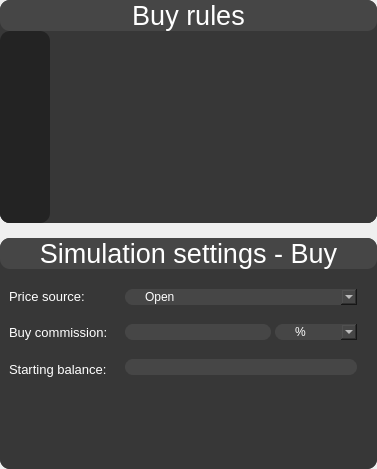
       <widget class="QWidget" name="p2_left_widget" native="true">
        <property name="sizePolicy">
         <sizepolicy hsizetype="Expanding" vsizetype="Expanding">
          <horstretch>0</horstretch>
          <verstretch>0</verstretch>
         </sizepolicy>
        </property>
        <property name="styleSheet">
         <string notr="true"/>
        </property>
        <layout class="QVBoxLayout" name="verticalLayout_6">
         <property name="spacing">
          <number>15</number>
         </property>
         <property name="leftMargin">
          <number>0</number>
         </property>
         <property name="topMargin">
          <number>0</number>
         </property>
         <property name="rightMargin">
          <number>0</number>
         </property>
         <property name="bottomMargin">
          <number>0</number>
         </property>
         <item>
          <widget class="QWidget" name="p2_leftTop_widget" native="true">
           <property name="sizePolicy">
            <sizepolicy hsizetype="Expanding" vsizetype="Expanding">
             <horstretch>0</horstretch>
             <verstretch>0</verstretch>
            </sizepolicy>
           </property>
           <property name="styleSheet">
            <string notr="true">background-color: rgb(55,55,55);
color: rgb(255, 255, 255);
border-radius: 10px;</string>
           </property>
           <layout class="QVBoxLayout" name="verticalLayout">
            <property name="spacing">
             <number>0</number>
            </property>
            <property name="leftMargin">
             <number>0</number>
            </property>
            <property name="topMargin">
             <number>0</number>
            </property>
            <property name="rightMargin">
             <number>0</number>
            </property>
            <property name="bottomMargin">
             <number>0</number>
            </property>
            <item>
             <widget class="QLabel" name="p2_buy_label">
              <property name="maximumSize">
               <size>
                <width>16777215</width>
                <height>70</height>
               </size>
              </property>
              <property name="font">
               <font>
                <family>MS Shell Dlg 2</family>
                <pointsize>20</pointsize>
                <weight>50</weight>
                <italic>false</italic>
                <bold>false</bold>
               </font>
              </property>
              <property name="styleSheet">
               <string notr="true">QLabel {
	background-color: rgb(70,70,70);
	font: 20pt &quot;MS Shell Dlg 2&quot;;
	color: rgb(255,255,255);
	border-radius:10px 10px 10px 0px;
}</string>
              </property>
              <property name="text">
               <string>Buy rules</string>
              </property>
              <property name="alignment">
               <set>Qt::AlignCenter</set>
              </property>
             </widget>
            </item>
            <item>
             <widget class="QWidget" name="widget" native="true">
              <property name="sizePolicy">
               <sizepolicy hsizetype="Expanding" vsizetype="Expanding">
                <horstretch>0</horstretch>
                <verstretch>0</verstretch>
               </sizepolicy>
              </property>
              <property name="styleSheet">
               <string notr="true">background-color: rgb(55,55,55);</string>
              </property>
              <layout class="QHBoxLayout" name="horizontalLayout_2">
               <property name="spacing">
                <number>0</number>
               </property>
               <property name="leftMargin">
                <number>0</number>
               </property>
               <property name="topMargin">
                <number>0</number>
               </property>
               <property name="rightMargin">
                <number>0</number>
               </property>
               <property name="bottomMargin">
                <number>0</number>
               </property>
               <item>
                <widget class="QWidget" name="widget_3" native="true">
                 <property name="sizePolicy">
                  <sizepolicy hsizetype="Preferred" vsizetype="Expanding">
                   <horstretch>0</horstretch>
                   <verstretch>0</verstretch>
                  </sizepolicy>
                 </property>
                 <property name="minimumSize">
                  <size>
                   <width>40</width>
                   <height>0</height>
                  </size>
                 </property>
                 <property name="styleSheet">
                  <string notr="true">background-color: rgb(35,35,35);</string>
                 </property>
                 <layout class="QVBoxLayout" name="verticalLayout_4">
                  <item>
                   <widget class="QPushButton" name="p2_add_buy_rule">
                    <property name="maximumSize">
                     <size>
                      <width>32</width>
                      <height>32</height>
                     </size>
                    </property>
                    <property name="styleSheet">
                     <string notr="true">background-color: rgb(35,35,35);
border: 0px sold;</string>
                    </property>
                    <property name="text">
                     <string/>
                    </property>
                   </widget>
                  </item>
                  <item>
                   <widget class="QPushButton" name="p2_copy_buy_rule">
                    <property name="maximumSize">
                     <size>
                      <width>32</width>
                      <height>32</height>
                     </size>
                    </property>
                    <property name="text">
                     <string/>
                    </property>
                   </widget>
                  </item>
                  <item>
                   <widget class="QPushButton" name="p2_edit_buy_rule">
                    <property name="maximumSize">
                     <size>
                      <width>32</width>
                      <height>32</height>
                     </size>
                    </property>
                    <property name="styleSheet">
                     <string notr="true">background-color: rgb(35,35,35);
border: 0px sold;</string>
                    </property>
                    <property name="text">
                     <string/>
                    </property>
                   </widget>
                  </item>
                  <item>
                   <widget class="QPushButton" name="p2_delete_buy_rule">
                    <property name="maximumSize">
                     <size>
                      <width>32</width>
                      <height>32</height>
                     </size>
                    </property>
                    <property name="styleSheet">
                     <string notr="true">background-color: rgb(35,35,35);
border: 0px sold;</string>
                    </property>
                    <property name="text">
                     <string/>
                    </property>
                   </widget>
                  </item>
                  <item>
                   <widget class="QPushButton" name="p2_save_strategy_1">
                    <property name="maximumSize">
                     <size>
                      <width>32</width>
                      <height>32</height>
                     </size>
                    </property>
                    <property name="styleSheet">
                     <string notr="true">background-color: rgb(35,35,35);
border: 0px sold;</string>
                    </property>
                    <property name="text">
                     <string/>
                    </property>
                   </widget>
                  </item>
                  <item>
                   <widget class="QPushButton" name="p2_load_strategy_1">
                    <property name="maximumSize">
                     <size>
                      <width>32</width>
                      <height>32</height>
                     </size>
                    </property>
                    <property name="styleSheet">
                     <string notr="true">background-color: rgb(35,35,35);
border: 0px sold;</string>
                    </property>
                    <property name="text">
                     <string/>
                    </property>
                   </widget>
                  </item>
                  <item>
                   <widget class="QPushButton" name="p2_plot_indicator_1">
                    <property name="maximumSize">
                     <size>
                      <width>32</width>
                      <height>32</height>
                     </size>
                    </property>
                    <property name="styleSheet">
                     <string notr="true">background-color: rgb(35,35,35);
border: 0px sold;</string>
                    </property>
                    <property name="text">
                     <string/>
                    </property>
                   </widget>
                  </item>
                 </layout>
                </widget>
               </item>
               <item>
                <widget class="QTreeWidget" name="p2_buyCondition_treeWidget">
                 <property name="sizePolicy">
                  <sizepolicy hsizetype="Expanding" vsizetype="Expanding">
                   <horstretch>0</horstretch>
                   <verstretch>0</verstretch>
                  </sizepolicy>
                 </property>
                 <property name="styleSheet">
                  <string notr="true">color: rgb(255, 255, 255);
background-color: rgb(55,55,55);
font: 10pt &quot;MS Shell Dlg 2&quot;;</string>
                 </property>
                 <property name="dragDropMode">
                  <enum>QAbstractItemView::DragDrop</enum>
                 </property>
                 <property name="defaultDropAction">
                  <enum>Qt::MoveAction</enum>
                 </property>
                 <property name="columnCount">
                  <number>1</number>
                 </property>
                 <attribute name="headerVisible">
                  <bool>false</bool>
                 </attribute>
                 <attribute name="headerDefaultSectionSize">
                  <number>100</number>
                 </attribute>
                 <column>
                  <property name="text">
                   <string notr="true">1</string>
                  </property>
                 </column>
                </widget>
               </item>
              </layout>
             </widget>
            </item>
           </layout>
          </widget>
         </item>
         <item>
          <widget class="QWidget" name="p2_leftBottom_widget" native="true">
           <property name="sizePolicy">
            <sizepolicy hsizetype="Expanding" vsizetype="Fixed">
             <horstretch>0</horstretch>
             <verstretch>0</verstretch>
            </sizepolicy>
           </property>
           <property name="styleSheet">
            <string notr="true">background-color: rgb(55,55,55);
color: rgb(255, 255, 255);
border-radius: 10px;</string>
           </property>
           <layout class="QVBoxLayout" name="verticalLayout_3">
            <property name="spacing">
             <number>0</number>
            </property>
            <property name="leftMargin">
             <number>0</number>
            </property>
            <property name="topMargin">
             <number>0</number>
            </property>
            <property name="rightMargin">
             <number>0</number>
            </property>
            <property name="bottomMargin">
             <number>0</number>
            </property>
            <item>
             <widget class="QLabel" name="p2_buy_label_2">
              <property name="maximumSize">
               <size>
                <width>16777215</width>
                <height>70</height>
               </size>
              </property>
              <property name="font">
               <font>
                <family>MS Shell Dlg 2</family>
                <pointsize>20</pointsize>
                <weight>50</weight>
                <italic>false</italic>
                <bold>false</bold>
               </font>
              </property>
              <property name="styleSheet">
               <string notr="true">QLabel {
	background-color: rgb(70,70,70);
	font: 20pt &quot;MS Shell Dlg 2&quot;;
	color: rgb(255,255,255);
	border-radius: 10px;
}</string>
              </property>
              <property name="text">
               <string>Simulation settings - Buy</string>
              </property>
              <property name="alignment">
               <set>Qt::AlignCenter</set>
              </property>
             </widget>
            </item>
            <item>
             <widget class="QWidget" name="widget_2" native="true">
              <property name="sizePolicy">
               <sizepolicy hsizetype="Expanding" vsizetype="Expanding">
                <horstretch>0</horstretch>
                <verstretch>0</verstretch>
               </sizepolicy>
              </property>
              <property name="styleSheet">
               <string notr="true">background-color: rgb(55,55,55);</string>
              </property>
              <layout class="QHBoxLayout" name="horizontalLayout_5">
               <item>
                <widget class="QWidget" name="widget_9" native="true">
                 <layout class="QVBoxLayout" name="verticalLayout_7">
                  <property name="spacing">
                   <number>0</number>
                  </property>
                  <property name="leftMargin">
                   <number>0</number>
                  </property>
                  <property name="topMargin">
                   <number>0</number>
                  </property>
                  <property name="rightMargin">
                   <number>0</number>
                  </property>
                  <property name="bottomMargin">
                   <number>0</number>
                  </property>
                  <item>
                   <widget class="QLabel" name="label">
                    <property name="font">
                     <font>
                      <pointsize>10</pointsize>
                     </font>
                    </property>
                    <property name="text">
                     <string>Price source:</string>
                    </property>
                   </widget>
                  </item>
                  <item>
                   <widget class="QLabel" name="label_2">
                    <property name="font">
                     <font>
                      <pointsize>10</pointsize>
                     </font>
                    </property>
                    <property name="text">
                     <string>Buy commission:</string>
                    </property>
                   </widget>
                  </item>
                  <item>
                   <widget class="QLabel" name="label_3">
                    <property name="font">
                     <font>
                      <pointsize>10</pointsize>
                     </font>
                    </property>
                    <property name="text">
                     <string>Starting balance:</string>
                    </property>
                   </widget>
                  </item>
                  <item>
                   <widget class="QLabel" name="label_5">
                    <property name="font">
                     <font>
                      <pointsize>10</pointsize>
                     </font>
                    </property>
                    <property name="text">
                     <string/>
                    </property>
                   </widget>
                  </item>
                  <item>
                   <widget class="QLabel" name="label_4">
                    <property name="font">
                     <font>
                      <pointsize>10</pointsize>
                     </font>
                    </property>
                    <property name="text">
                     <string/>
                    </property>
                    <property name="alignment">
                     <set>Qt::AlignLeading|Qt::AlignLeft|Qt::AlignTop</set>
                    </property>
                   </widget>
                  </item>
                 </layout>
                </widget>
               </item>
               <item>
                <widget class="QWidget" name="widget_8" native="true">
                 <property name="sizePolicy">
                  <sizepolicy hsizetype="Expanding" vsizetype="Expanding">
                   <horstretch>0</horstretch>
                   <verstretch>0</verstretch>
                  </sizepolicy>
                 </property>
                 <property name="font">
                  <font>
                   <pointsize>10</pointsize>
                  </font>
                 </property>
                 <layout class="QVBoxLayout" name="verticalLayout_8">
                  <property name="spacing">
                   <number>15</number>
                  </property>
                  <property name="leftMargin">
                   <number>9</number>
                  </property>
                  <property name="topMargin">
                   <number>9</number>
                  </property>
                  <property name="rightMargin">
                   <number>9</number>
                  </property>
                  <property name="bottomMargin">
                   <number>9</number>
                  </property>
                  <item>
                   <widget class="QWidget" name="widget_10" native="true">
                    <layout class="QHBoxLayout" name="horizontalLayout_6">
                     <property name="spacing">
                      <number>0</number>
                     </property>
                     <property name="leftMargin">
                      <number>0</number>
                     </property>
                     <property name="topMargin">
                      <number>0</number>
                     </property>
                     <property name="rightMargin">
                      <number>0</number>
                     </property>
                     <property name="bottomMargin">
                      <number>0</number>
                     </property>
                     <item>
                      <widget class="QComboBox" name="buy_price_source_comboBox">
                       <property name="sizePolicy">
                        <sizepolicy hsizetype="Expanding" vsizetype="Fixed">
                         <horstretch>0</horstretch>
                         <verstretch>0</verstretch>
                        </sizepolicy>
                       </property>
                       <property name="styleSheet">
                        <string notr="true">QComboBox {
       font: 10pt &quot;MS Shell Dlg 2&quot;;
        border: 2px solid rgb(55,55,55);
        border-radius: 10px;
        color: rgb(255, 255, 255);
        padding-left: 20px;
        padding-right: 20px;
        background-color: rgb(70,70,70);
}

QComboBox:hover {
        border: 2px solid rgb(90,90,90);
}

QComboBox QAbstractItemView {
     border: 2pxsolid rgb(45, 45, 45);
    selection-background-color:rgb(45, 45, 45);
    color: #FFF
                  }
QComboBox[invalid='true']{
        border: 2px solid rgb(255, 115, 107);
}</string>
                       </property>
                       <item>
                        <property name="text">
                         <string>Open</string>
                        </property>
                       </item>
                       <item>
                        <property name="text">
                         <string>High</string>
                        </property>
                       </item>
                       <item>
                        <property name="text">
                         <string>Low</string>
                        </property>
                       </item>
                       <item>
                        <property name="text">
                         <string>Close</string>
                        </property>
                       </item>
                      </widget>
                     </item>
                    </layout>
                   </widget>
                  </item>
                  <item>
                   <widget class="QWidget" name="widget_11" native="true">
                    <layout class="QHBoxLayout" name="horizontalLayout_7">
                     <property name="spacing">
                      <number>0</number>
                     </property>
                     <property name="leftMargin">
                      <number>0</number>
                     </property>
                     <property name="topMargin">
                      <number>0</number>
                     </property>
                     <property name="rightMargin">
                      <number>0</number>
                     </property>
                     <property name="bottomMargin">
                      <number>0</number>
                     </property>
                     <item>
                      <widget class="QLineEdit" name="buy_commission_lineEdit_1">
                       <property name="styleSheet">
                        <string notr="true">QLineEdit {
    font: 10pt &quot;MS Shell Dlg 2&quot;;
        border-radius: 10px;
        border: 2px solid rgb(55,55,55);
        color: rgb(255, 255, 255);
        padding-left: 20px;
        padding-right: 20px;
        background-color: rgb(70,70,70);
}
QLineEdit:hover {
        border: 2px solid rgb(85,85,85);
}
QLineEdit:focus{
        border: 2px solid rgb(85, 170, 255);
}
QLineEdit[invalid='true']{
        border: 2px solid rgb(255, 115, 107);
}</string>
                       </property>
                      </widget>
                     </item>
                     <item>
                      <widget class="QComboBox" name="buy_commission_comboBox_2">
                       <property name="styleSheet">
                        <string notr="true">QComboBox {
       font: 10pt &quot;MS Shell Dlg 2&quot;;
        border: 2px solid rgb(55,55,55);
        border-radius: 10px;
        color: rgb(255, 255, 255);
        padding-left: 20px;
        padding-right: 20px;
        background-color: rgb(70,70,70);
}

QComboBox:hover {
        border: 2px solid rgb(90,90,90);
}

QComboBox QAbstractItemView {
     border: 2pxsolid rgb(45, 45, 45);
    selection-background-color:rgb(45, 45, 45);
    color: #FFF
                  }
QComboBox[invalid='true']{
        border: 2px solid rgb(255, 115, 107);
}</string>
                       </property>
                       <item>
                        <property name="text">
                         <string>%</string>
                        </property>
                       </item>
                       <item>
                        <property name="text">
                         <string>Pips</string>
                        </property>
                       </item>
                       <item>
                        <property name="text">
                         <string>Flat</string>
                        </property>
                       </item>
                      </widget>
                     </item>
                    </layout>
                   </widget>
                  </item>
                  <item>
                   <widget class="QWidget" name="widget_12" native="true">
                    <layout class="QHBoxLayout" name="horizontalLayout_8">
                     <property name="spacing">
                      <number>0</number>
                     </property>
                     <property name="leftMargin">
                      <number>0</number>
                     </property>
                     <property name="topMargin">
                      <number>0</number>
                     </property>
                     <property name="rightMargin">
                      <number>0</number>
                     </property>
                     <property name="bottomMargin">
                      <number>0</number>
                     </property>
                     <item>
                      <widget class="QLineEdit" name="buy_balance_lineEdit2">
                       <property name="styleSheet">
                        <string notr="true">QLineEdit {
    font: 10pt &quot;MS Shell Dlg 2&quot;;
        border-radius: 10px;
        border: 2px solid rgb(55,55,55);
        color: rgb(255, 255, 255);
        padding-left: 20px;
        padding-right: 20px;
        background-color: rgb(70,70,70);
}
QLineEdit:hover {
        border: 2px solid rgb(85,85,85);
}
QLineEdit:focus{
        border: 2px solid rgb(85, 170, 255);
}
QLineEdit[invalid='true']{
        border: 2px solid rgb(255, 115, 107);
}</string>
                       </property>
                      </widget>
                     </item>
                    </layout>
                   </widget>
                  </item>
                  <item>
                   <widget class="QWidget" name="widget_13" native="true">
                    <property name="minimumSize">
                     <size>
                      <width>0</width>
                      <height>22</height>
                     </size>
                    </property>
                   </widget>
                  </item>
                  <item>
                   <widget class="QWidget" name="widget_17" native="true">
                    <property name="minimumSize">
                     <size>
                      <width>0</width>
                      <height>22</height>
                     </size>
                    </property>
                   </widget>
                  </item>
                 </layout>
                </widget>
               </item>
              </layout>
             </widget>
            </item>
           </layout>
          </widget>
         </item>
        </layout>
       </widget>
